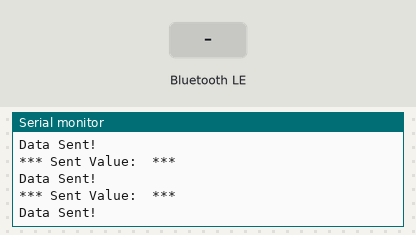
The sketch below on a simulated ESP32. Parts: the last lines printed to the serial monitor. The test bench sets the inputs (shaded band). Nothing arrives over Bluetooth unless stated; a phone connects over Bluetooth LE 3 s after start.

Above: at 4.7 s.
4.8 s: Bluetooth LE write "1" received
At 5.4 s:
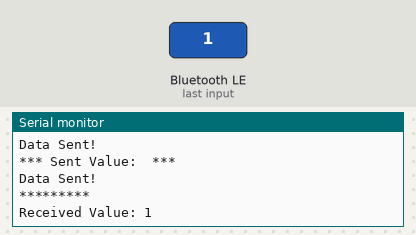
6.3 s: Bluetooth LE write "0" received
At 6.46 s:
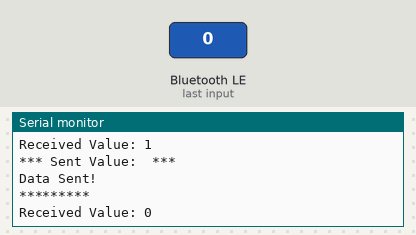
7.8 s: Bluetooth LE write "2" received
At 8.4 s:
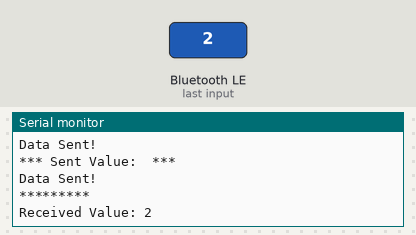

Measured:
- after the input at 4.8 s, the serial monitor: prints a new line at once (image 1)
- after the input at 6.3 s, the serial monitor: prints a new line at once (image 2)
- after the input at 7.8 s, the serial monitor: prints a new line at once (image 3)

The sketch:

ble.ino
```cpp
#include <Arduino.h>

#include <BLE2902.h>
#include <BLEDevice.h>
#include <BLEUtils.h>
#include <BLEServer.h>

#define DEVICE_NAME "XYZ" // this will shown on BLE receiver

#define BLE_INTERVAL 1000

#define d_flag 1
#define debug(str) if(d_flag) Serial.print(str)
#define debugln(str) if(d_flag) Serial.println(str)

// deep sleep constants
#define uS_TO_mS_FACTOR 1000   /* Conversion factor for micro seconds to seconds */
//#define TIME_TO_SLEEP  15000        /* Time ESP32 will go to sleep (in ms)-initial value 30s */

bool deviceConnected=false;
/************************** Variables **************************/

// context variables

RTC_DATA_ATTR int TIME_TO_SLEEP = 0 ,  txValue=0;
RTC_DATA_ATTR int ts = 0, cal;
RTC_DATA_ATTR bool success = false, cl;
RTC_DATA_ATTR bool status_on_off = true, st;


char msg[30];

esp_sleep_wakeup_cause_t wakeup_reason;
uint32_t sleep_tm = TIME_TO_SLEEP*uS_TO_mS_FACTOR;
// BLE

#define SERVICE_UUID           "6E400001-B5A3-F393-E0A9-E50E24DCCA9E" // UART service UUID
#define CHARACTERISTIC_UUID_RX "6E400002-B5A3-F393-E0A9-E50E24DCCA9E"
#define CHARACTERISTIC_UUID_TX "6E400003-B5A3-F393-E0A9-E50E24DCCA9E"
BLECharacteristic *pCharacteristic;


/************************** Functions **************************/


void set_ble(){

  pCharacteristic->setValue("Device Connected");

    pCharacteristic->notify(); // Send the value to the app!
    Serial.print("*** Sent Value: ");
    Serial.println(" ***");
    debugln("Data Sent!");
}


void store_values(){
  ts=TIME_TO_SLEEP;

  cl=success;
  cal=txValue;
  st=status_on_off;
}


void load_values(){
 TIME_TO_SLEEP=ts;

 success=cl;
 txValue=cal;
 status_on_off=st;
}

class MyServerCallbacks: public BLEServerCallbacks {
    void onConnect(BLEServer* pServer) {
      deviceConnected = true;
    };

    void onDisconnect(BLEServer* pServer) {
      deviceConnected = false;
    }
};
String x="";
class MyCallbacks: public BLECharacteristicCallbacks {
    void onWrite(BLECharacteristic *pCharacteristic) {
      std::string rxValue= pCharacteristic->getValue();

      if (rxValue.length() > 0) {
        Serial.println("*********");
        Serial.print("Received Value: ");

        for (int i = 0; i < rxValue.length(); i++) {
          Serial.println(rxValue[i]);
        }

        Serial.println();

        // Do stuff based on the command received from the app
        if (rxValue.find("A") != -1) {
           debugln("A received");
        }

      }
    }
};


/************************** Setup Code **************************/
void setup() {
  if(d_flag){
    Serial.begin(115200);
  }
  debugln();
  debugln();

  // BLE setup
  BLEDevice::init(DEVICE_NAME);
  // Create the BLE Server
  BLEServer *pServer = BLEDevice::createServer();
  pServer->setCallbacks(new MyServerCallbacks());

  // Create the BLE Service
  BLEService *pService = pServer->createService(SERVICE_UUID);

  // Create a BLE Characteristic
  pCharacteristic = pService->createCharacteristic(
                      CHARACTERISTIC_UUID_TX,
                      BLECharacteristic::PROPERTY_READ |
                      BLECharacteristic::PROPERTY_NOTIFY
                    );

  pCharacteristic->addDescriptor(new BLE2902());

  BLECharacteristic *pCharacteristic = pService->createCharacteristic(
                                         CHARACTERISTIC_UUID_RX,
                                         BLECharacteristic::PROPERTY_WRITE
                                       );

  pCharacteristic->setCallbacks(new MyCallbacks());

  // Start advertising
  pService->start();
  pServer->getAdvertising()->start();
  debugln("Bluetooth Started.");

  // sleep mode code
 // esp_sleep_enable_ext0_wakeup((gpio_num_t)BTN_PIN,1); //1 = High, 0 = Low

  wakeup_reason = esp_sleep_get_wakeup_cause();

  set_ble();
  delay(3500);
}

/************************** Loop Code **************************/
void loop() {
  set_ble();
  delay(1000);
}
```
